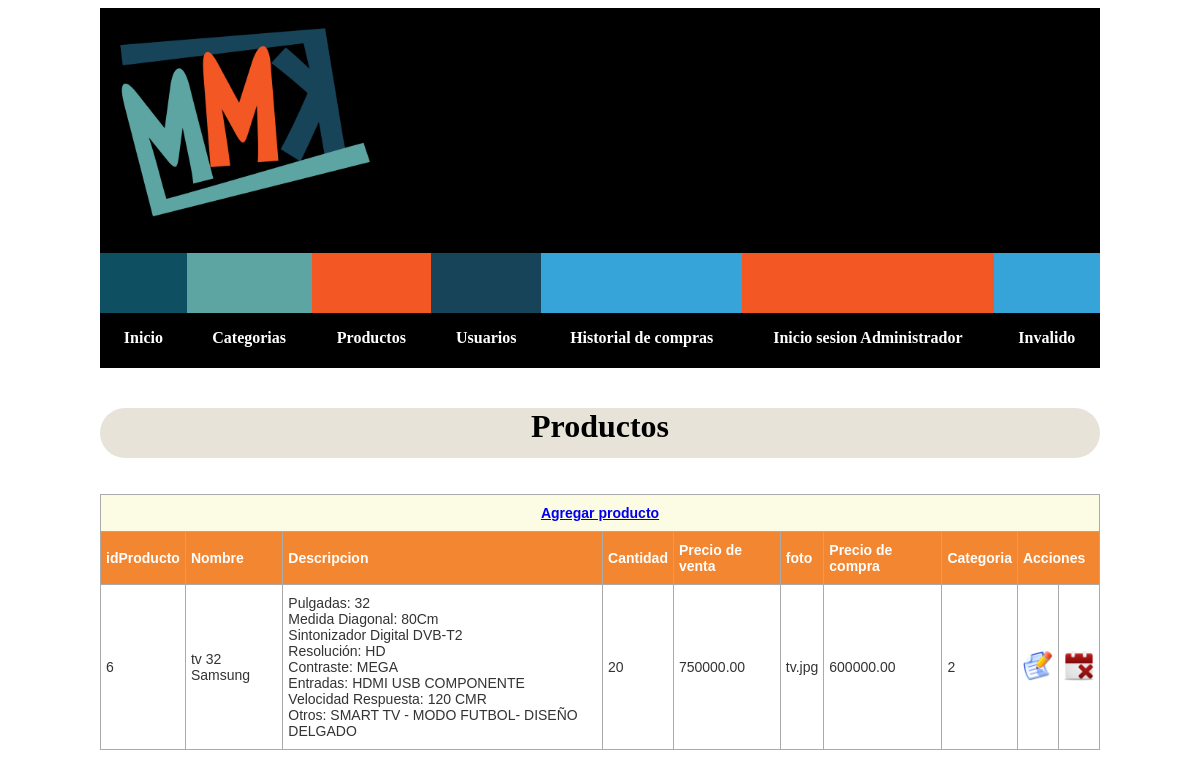
Before: /Admin/productos.php with the older database file.
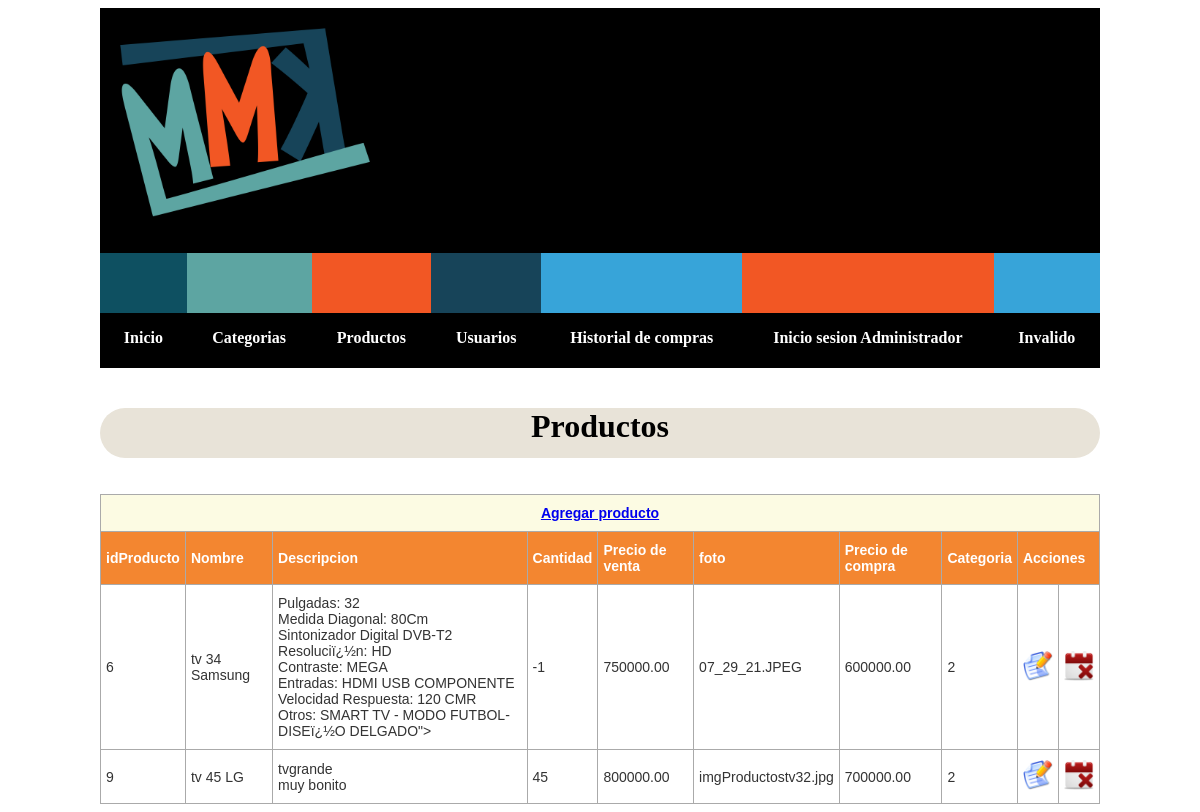
After: the same page with the newer database file.
### tables this page shows
CREATE TABLE IF NOT EXISTS `productos` (
`idProducto` int(11) NOT NULL,
  `nombre` varchar(45) NOT NULL,
  `descripcion` varchar(400) NOT NULL,
  `cantidad` int(3) NOT NULL,
  `presioVenta` double(10,2) NOT NULL,
  `foto` varchar(45) NOT NULL,
  `PresioCompra` double(10,2) NOT NULL,
  `Categorias_idCat` int(11) NOT NULL
);

### Admin/productos.php (the view, shortened to what this page needs)
<?php
        $mysql = new conexion();
        $mysqli=$mysql->conctar();
$sql ="SELECT * FROM productos";
$consulta= $mysqli->query($sql);
?>
<!DOCTYPE html>
<html>
    <head>
        <link rel="stylesheet" href="css/estiloProductos.css" type="text/css" media="screen" />
    </head>
    <?php include 'header.php';?>
    <body>
        <h1>Productos</h1>
        <br>
        <br>
        <div id="prod">
        <table class="tg">
        <tr>
            <th class="tg-rvy5" colspan="10"><a href="agregarPoducto.php">Agregar producto </a></th>
        </tr>
        <tr>
            <td class="tg-1ttd">idProducto</td>
            <td class="tg-1ttd">Nombre</td>
            <td class="tg-1ttd">Descripcion</td>
            <td class="tg-1ttd">Cantidad</td>
            <td class="tg-1ttd">Precio de venta</td>
            <td class="tg-1ttd">foto</td>
            <td class="tg-1ttd">Precio de compra</td>
            <td class="tg-1ttd">Categoria</td>
            <td class="tg-1ttd" colspan="2">Acciones</td>
        </tr>
        <?php while($campos=mysqli_fetch_object($consulta)){?>
        <tr>
            <td class="tg-031e"><?php echo $campos->idProducto; ?></td>
            <td class="tg-031e"><?php echo $campos->nombre; ?></td>
            <td class="tg-031e"><?php echo $campos->descripcion; ?></td>
            <td class="tg-031e"><?php echo $campos->cantidad; ?></td>
            <td class="tg-031e"><?php echo $campos->presioVenta; ?></td>
            <td class="tg-031e"><?php echo $campos->foto; ?></td>
            <td class="tg-031e"><?php echo $campos->PresioCompra;?></td>
            <td class="tg-031e"><?php echo $campos->Categorias_idCat;?></td>
            <td class="tg-031e"><a class="ac"href="#"
            onclick="modificarProducto(<?php echo $campos->idProducto; ?>)">
            <img src="../img/modificar.png" width="30px" height="30px"/></a></td>
            <td class="tg-031e"><a class="ac"href="#"  onclick="eliminarProducto(<?php echo $campos->idProducto; ?>)"><img src="../img/remove_event_256.png" width="30px" height="30px"/></a></td>
        </tr>
        <?php }?>
        </table>
            </div>
    </body>
</html>

### Admin/header.php (shortened to what this page needs)
<header>
    <link rel="stylesheet" href="../css/style.css" type="text/css" media="screen" />
        <div id="banner">
            <img id="log" src="../img/logo.png">
            <div id="prue">
            <p> <?php if (!isset($_SESSION["admins"])) {
			echo "Invitado";}else {echo $_SESSION["admins"];} ?> </p>
            </div>
        </div>
        <div id="navi">
         <nav>
            <ul>
            <li><a href="index.php"><span class="primero"><i class="icon icon-house"></i></span>Inicio</a></li>
            <li><a href="categoria.php"><span class="segundo"><i class="icon icon-tag"></i></span>Categorias</a></li>
            <li><a href="productos.php"><span class="tercero"><i class="icon icon-suitcase"></i></span>Productos</a></li>
            <li><a href="usuarios.php"><span class="cuarto"><i class="icon icon-text"></i></span>Usuarios</a></li>
            <li><a href="contato.php"><span class="quinto"><i class="icon icon-mail"></i></span>Historial de compras</a></li>
            <li><a href="#"><span class="tercero"><i class="icon icon-suitcase"></i></span>Inicio sesion Administrador</a>
            </li>
            <li><a href="#"><span class="quinto"><i class="icon icon-text"></i></span><?php if (!isset($_SESSION["admins"])) {
            echo "Invalido";}else {echo $_SESSION["admins"];} ?></a></li>
            </ul>
        </nav>
    </div>
</header>

### Admin/css/estiloProductos.css (style rules this page uses)
h1 { text-align: CENTER; font-family: fantasy; border-radius: 29px 29px 29px 29px; -moz-border-radius: 29px 29px 29px 29px; -webkit-border-radius: 29px 29px 29px 29px; border: 0px solid #000000; background:#e8e3d8; width: 1000px; height: 50px; margin: 0 auto; }
.tg { border-collapse:collapse;border-spacing:0;border-color:#aaa; margin: 0 auto; width: 1000px; margin: 0 auto; }
.tg td { font-family:Arial, sans-serif;font-size:14px;padding:10px 5px;border-style:solid;border-width:1px;overflow:hidden;word-break:normal;border-color:#aaa;color:#333;background-color:#fff; }
.tg th { font-family:Arial, sans-serif;font-size:14px;font-weight:normal;padding:10px 5px;border-style:solid;border-width:1px;overflow:hidden;word-break:normal;border-color:#aaa;color:#fff;background-color:#f38630; }
.tg .tg-rvy5 { font-weight:bold;background-color:#fcfbe3;color:#000000;text-align:center }
.tg .tg-1ttd { background-color:#f38630;font-weight:bold;color:#ffffff }
#prod { margin: 0 auto; }

### css/style.css (style rules this page uses)
* { padding:0; }
nav { font-weight: bold; top:-20px; position: relative; left:0; right:0; margin:20px auto; max-width:1000px; width:90; }
nav ul { list-style:none; }
nav > ul { display:table; width:100%; background:#000; position:relative; }
nav > ul li { display:table-cell; }
nav > ul li a { color:#fff; display:block; line-height:20px; padding:20px; position: relative; text-align:center; text-decoration:none; -webkit-transition: all .3s ease; -moz-transition: all .3s ease; -ms-transition: all .3s ease; -o-transition: all .3s ease; transition: all .3s ease; }
nav > ul > li > a span { background:#174459; display:block; height:100%; width:100%; left:0; position:absolute; top:-55px; -webkit-transition: all .3s ease; -moz-transition: all .3s ease; -ms-transition: all .3s ease; -o-transition: all .3s ease; transition: all .3s ease; }
nav ul li a .primero { background:#0e5061; }
nav ul li a .segundo { background:#5da5a2; }
nav ul li a .tercero { background:#f25724; }
nav ul li a .cuarto { background:#174459; }
nav ul li a .quinto { background:#37a4d9; }
#banner { margin: 0 auto; background: black; height:300px; width:1000px }
#log { margin-left: 20px; width:250px; margin-top:20px; }
#navi { margin-top: 2px; }

Changed rows visible on the page:
changed productos id 6: nombre "tv 32 Samsung" → "tv 34 Samsung"; descripcion "…80Cm Sintonizador Digital DVB-T2 Resolución: HD Contraste: MEGA Entradas: HDMI USB COMPONENTE Velocidad Respuesta: 120 CMR Otros: SMART TV - MODO FUTBOL- DISEÑO DELGADO" → "…80Cm Sintonizador Digital DVB-T2 Resoluciï¿½n: HD Contraste: MEGA Entradas: HDMI USB COMPONENTE Velocidad Respuesta: 120 CMR Otros: SMART TV - MODO FUTBOL- DISEï¿½O DELGADO\">"; cantidad "20" → "-1"; foto "tv.jpg" → "07_29_21.JPEG"
added productos: idProducto "9", nombre "tv 45 LG", descripcion "tvgrande muy bonito", cantidad "45", presioVenta "800000.00", foto "imgProductostv32.jpg", PresioCompra "700000.00", Categorias_idCat "2"
